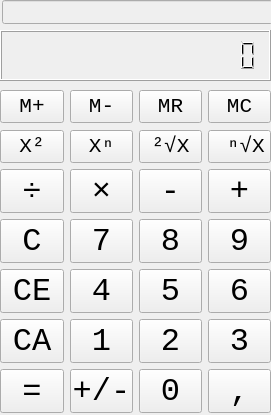
<?xml version="1.0" encoding="UTF-8"?>
<ui version="4.0">
 <class>MainWindow</class>
 <widget class="QMainWindow" name="MainWindow">
  <property name="geometry">
   <rect>
    <x>0</x>
    <y>0</y>
    <width>271</width>
    <height>415</height>
   </rect>
  </property>
  <property name="sizePolicy">
   <sizepolicy hsizetype="Fixed" vsizetype="Fixed">
    <horstretch>0</horstretch>
    <verstretch>0</verstretch>
   </sizepolicy>
  </property>
  <property name="minimumSize">
   <size>
    <width>271</width>
    <height>415</height>
   </size>
  </property>
  <property name="maximumSize">
   <size>
    <width>271</width>
    <height>415</height>
   </size>
  </property>
  <property name="contextMenuPolicy">
   <enum>Qt::NoContextMenu</enum>
  </property>
  <property name="acceptDrops">
   <bool>false</bool>
  </property>
  <property name="windowTitle">
   <string>Calculator</string>
  </property>
  <property name="locale">
   <locale language="English" country="UnitedStates"/>
  </property>
  <widget class="QWidget" name="centralwidget">
   <widget class="QWidget" name="gridLayoutWidget">
    <property name="geometry">
     <rect>
      <x>0</x>
      <y>130</y>
      <width>271</width>
      <height>283</height>
     </rect>
    </property>
    <layout class="QGridLayout" name="gridLayout_default">
     <property name="spacing">
      <number>6</number>
     </property>
     <item row="3" column="1">
      <widget class="QPushButton" name="button_7">
       <property name="sizePolicy">
        <sizepolicy hsizetype="Fixed" vsizetype="Fixed">
         <horstretch>0</horstretch>
         <verstretch>0</verstretch>
        </sizepolicy>
       </property>
       <property name="font">
        <font>
         <family>Courier New</family>
         <pointsize>24</pointsize>
        </font>
       </property>
       <property name="text">
        <string>7</string>
       </property>
      </widget>
     </item>
     <item row="5" column="2">
      <widget class="QPushButton" name="button_2">
       <property name="sizePolicy">
        <sizepolicy hsizetype="Fixed" vsizetype="Fixed">
         <horstretch>0</horstretch>
         <verstretch>0</verstretch>
        </sizepolicy>
       </property>
       <property name="font">
        <font>
         <family>Courier New</family>
         <pointsize>24</pointsize>
        </font>
       </property>
       <property name="text">
        <string>2</string>
       </property>
      </widget>
     </item>
     <item row="5" column="3">
      <widget class="QPushButton" name="button_3">
       <property name="sizePolicy">
        <sizepolicy hsizetype="Fixed" vsizetype="Fixed">
         <horstretch>0</horstretch>
         <verstretch>0</verstretch>
        </sizepolicy>
       </property>
       <property name="font">
        <font>
         <family>Courier New</family>
         <pointsize>24</pointsize>
        </font>
       </property>
       <property name="text">
        <string>3</string>
       </property>
      </widget>
     </item>
     <item row="2" column="3">
      <widget class="QPushButton" name="button_plus">
       <property name="sizePolicy">
        <sizepolicy hsizetype="Fixed" vsizetype="Fixed">
         <horstretch>0</horstretch>
         <verstretch>0</verstretch>
        </sizepolicy>
       </property>
       <property name="font">
        <font>
         <family>Courier New</family>
         <pointsize>24</pointsize>
        </font>
       </property>
       <property name="text">
        <string>+</string>
       </property>
      </widget>
     </item>
     <item row="2" column="0">
      <widget class="QPushButton" name="button_devide">
       <property name="sizePolicy">
        <sizepolicy hsizetype="Fixed" vsizetype="Fixed">
         <horstretch>0</horstretch>
         <verstretch>0</verstretch>
        </sizepolicy>
       </property>
       <property name="font">
        <font>
         <family>Courier New</family>
         <pointsize>24</pointsize>
        </font>
       </property>
       <property name="text">
        <string>÷</string>
       </property>
      </widget>
     </item>
     <item row="7" column="0">
      <widget class="QPushButton" name="button_enter">
       <property name="sizePolicy">
        <sizepolicy hsizetype="Fixed" vsizetype="Fixed">
         <horstretch>0</horstretch>
         <verstretch>0</verstretch>
        </sizepolicy>
       </property>
       <property name="font">
        <font>
         <family>Courier New</family>
         <pointsize>24</pointsize>
        </font>
       </property>
       <property name="text">
        <string>=</string>
       </property>
      </widget>
     </item>
     <item row="2" column="2">
      <widget class="QPushButton" name="button_minus">
       <property name="sizePolicy">
        <sizepolicy hsizetype="Fixed" vsizetype="Fixed">
         <horstretch>0</horstretch>
         <verstretch>0</verstretch>
        </sizepolicy>
       </property>
       <property name="font">
        <font>
         <family>Courier New</family>
         <pointsize>24</pointsize>
        </font>
       </property>
       <property name="text">
        <string>-</string>
       </property>
      </widget>
     </item>
     <item row="4" column="0">
      <widget class="QPushButton" name="button_clear_element">
       <property name="sizePolicy">
        <sizepolicy hsizetype="Fixed" vsizetype="Fixed">
         <horstretch>0</horstretch>
         <verstretch>0</verstretch>
        </sizepolicy>
       </property>
       <property name="font">
        <font>
         <family>Courier New</family>
         <pointsize>24</pointsize>
        </font>
       </property>
       <property name="text">
        <string>CE</string>
       </property>
      </widget>
     </item>
     <item row="3" column="2">
      <widget class="QPushButton" name="button_8">
       <property name="sizePolicy">
        <sizepolicy hsizetype="Fixed" vsizetype="Fixed">
         <horstretch>0</horstretch>
         <verstretch>0</verstretch>
        </sizepolicy>
       </property>
       <property name="font">
        <font>
         <family>Courier New</family>
         <pointsize>24</pointsize>
        </font>
       </property>
       <property name="text">
        <string>8</string>
       </property>
      </widget>
     </item>
     <item row="5" column="0">
      <widget class="QPushButton" name="button_clear_all">
       <property name="sizePolicy">
        <sizepolicy hsizetype="Fixed" vsizetype="Fixed">
         <horstretch>0</horstretch>
         <verstretch>0</verstretch>
        </sizepolicy>
       </property>
       <property name="font">
        <font>
         <family>Courier New</family>
         <pointsize>24</pointsize>
        </font>
       </property>
       <property name="text">
        <string>CA</string>
       </property>
      </widget>
     </item>
     <item row="4" column="3">
      <widget class="QPushButton" name="button_6">
       <property name="sizePolicy">
        <sizepolicy hsizetype="Fixed" vsizetype="Fixed">
         <horstretch>0</horstretch>
         <verstretch>0</verstretch>
        </sizepolicy>
       </property>
       <property name="font">
        <font>
         <family>Courier New</family>
         <pointsize>24</pointsize>
        </font>
       </property>
       <property name="text">
        <string>6</string>
       </property>
      </widget>
     </item>
     <item row="3" column="0">
      <widget class="QPushButton" name="button_clear_last">
       <property name="sizePolicy">
        <sizepolicy hsizetype="Fixed" vsizetype="Fixed">
         <horstretch>0</horstretch>
         <verstretch>0</verstretch>
        </sizepolicy>
       </property>
       <property name="font">
        <font>
         <family>Courier New</family>
         <pointsize>24</pointsize>
        </font>
       </property>
       <property name="text">
        <string>C</string>
       </property>
      </widget>
     </item>
     <item row="7" column="3">
      <widget class="QPushButton" name="button_dot">
       <property name="sizePolicy">
        <sizepolicy hsizetype="Fixed" vsizetype="Fixed">
         <horstretch>0</horstretch>
         <verstretch>0</verstretch>
        </sizepolicy>
       </property>
       <property name="font">
        <font>
         <family>Courier New</family>
         <pointsize>24</pointsize>
        </font>
       </property>
       <property name="text">
        <string>,</string>
       </property>
      </widget>
     </item>
     <item row="4" column="2">
      <widget class="QPushButton" name="button_5">
       <property name="sizePolicy">
        <sizepolicy hsizetype="Fixed" vsizetype="Fixed">
         <horstretch>0</horstretch>
         <verstretch>0</verstretch>
        </sizepolicy>
       </property>
       <property name="font">
        <font>
         <family>Courier New</family>
         <pointsize>24</pointsize>
        </font>
       </property>
       <property name="text">
        <string>5</string>
       </property>
      </widget>
     </item>
     <item row="4" column="1">
      <widget class="QPushButton" name="button_4">
       <property name="sizePolicy">
        <sizepolicy hsizetype="Fixed" vsizetype="Fixed">
         <horstretch>0</horstretch>
         <verstretch>0</verstretch>
        </sizepolicy>
       </property>
       <property name="font">
        <font>
         <family>Courier New</family>
         <pointsize>24</pointsize>
        </font>
       </property>
       <property name="text">
        <string>4</string>
       </property>
      </widget>
     </item>
     <item row="3" column="3">
      <widget class="QPushButton" name="button_9">
       <property name="sizePolicy">
        <sizepolicy hsizetype="Fixed" vsizetype="Fixed">
         <horstretch>0</horstretch>
         <verstretch>0</verstretch>
        </sizepolicy>
       </property>
       <property name="font">
        <font>
         <family>Courier New</family>
         <pointsize>24</pointsize>
        </font>
       </property>
       <property name="text">
        <string>9</string>
       </property>
      </widget>
     </item>
     <item row="7" column="2">
      <widget class="QPushButton" name="button_0">
       <property name="sizePolicy">
        <sizepolicy hsizetype="Fixed" vsizetype="Fixed">
         <horstretch>0</horstretch>
         <verstretch>0</verstretch>
        </sizepolicy>
       </property>
       <property name="font">
        <font>
         <family>Courier New</family>
         <pointsize>24</pointsize>
        </font>
       </property>
       <property name="text">
        <string>0</string>
       </property>
      </widget>
     </item>
     <item row="5" column="1">
      <widget class="QPushButton" name="button_1">
       <property name="sizePolicy">
        <sizepolicy hsizetype="Fixed" vsizetype="Fixed">
         <horstretch>0</horstretch>
         <verstretch>0</verstretch>
        </sizepolicy>
       </property>
       <property name="font">
        <font>
         <family>Courier New</family>
         <pointsize>24</pointsize>
        </font>
       </property>
       <property name="text">
        <string>1</string>
       </property>
      </widget>
     </item>
     <item row="2" column="1">
      <widget class="QPushButton" name="button_multipy">
       <property name="sizePolicy">
        <sizepolicy hsizetype="Fixed" vsizetype="Fixed">
         <horstretch>0</horstretch>
         <verstretch>0</verstretch>
        </sizepolicy>
       </property>
       <property name="font">
        <font>
         <family>Courier New</family>
         <pointsize>24</pointsize>
        </font>
       </property>
       <property name="text">
        <string>×</string>
       </property>
      </widget>
     </item>
     <item row="7" column="1">
      <widget class="QPushButton" name="button_plus_and_minus">
       <property name="sizePolicy">
        <sizepolicy hsizetype="Fixed" vsizetype="Fixed">
         <horstretch>0</horstretch>
         <verstretch>0</verstretch>
        </sizepolicy>
       </property>
       <property name="font">
        <font>
         <family>Courier New</family>
         <pointsize>24</pointsize>
        </font>
       </property>
       <property name="text">
        <string>+/-</string>
       </property>
      </widget>
     </item>
     <item row="0" column="0">
      <widget class="QPushButton" name="button_x_x_x">
       <property name="sizePolicy">
        <sizepolicy hsizetype="Fixed" vsizetype="Fixed">
         <horstretch>0</horstretch>
         <verstretch>0</verstretch>
        </sizepolicy>
       </property>
       <property name="font">
        <font>
         <family>Courier New</family>
         <pointsize>16</pointsize>
        </font>
       </property>
       <property name="text">
        <string>X²</string>
       </property>
      </widget>
     </item>
     <item row="0" column="1">
      <widget class="QPushButton" name="button_pow_n">
       <property name="sizePolicy">
        <sizepolicy hsizetype="Fixed" vsizetype="Fixed">
         <horstretch>0</horstretch>
         <verstretch>0</verstretch>
        </sizepolicy>
       </property>
       <property name="font">
        <font>
         <family>Courier New</family>
         <pointsize>16</pointsize>
        </font>
       </property>
       <property name="text">
        <string>Xⁿ</string>
       </property>
      </widget>
     </item>
     <item row="0" column="2">
      <widget class="QPushButton" name="button_sqrt">
       <property name="sizePolicy">
        <sizepolicy hsizetype="Fixed" vsizetype="Fixed">
         <horstretch>0</horstretch>
         <verstretch>0</verstretch>
        </sizepolicy>
       </property>
       <property name="font">
        <font>
         <family>Courier New</family>
         <pointsize>16</pointsize>
        </font>
       </property>
       <property name="text">
        <string>²√X</string>
       </property>
      </widget>
     </item>
     <item row="0" column="3">
      <widget class="QPushButton" name="button_sqrt_advanced">
       <property name="sizePolicy">
        <sizepolicy hsizetype="Fixed" vsizetype="Fixed">
         <horstretch>0</horstretch>
         <verstretch>0</verstretch>
        </sizepolicy>
       </property>
       <property name="font">
        <font>
         <family>Courier New</family>
         <pointsize>16</pointsize>
        </font>
       </property>
       <property name="text">
        <string> ⁿ√X</string>
       </property>
      </widget>
     </item>
    </layout>
   </widget>
   <widget class="QLCDNumber" name="LCD_answer">
    <property name="geometry">
     <rect>
      <x>0</x>
      <y>30</y>
      <width>271</width>
      <height>51</height>
     </rect>
    </property>
    <property name="smallDecimalPoint">
     <bool>false</bool>
    </property>
    <property name="digitCount">
     <number>16</number>
    </property>
    <property name="value" stdset="0">
     <double>0.000000000000000</double>
    </property>
   </widget>
   <widget class="QWidget" name="gridLayoutWidget_2">
    <property name="geometry">
     <rect>
      <x>0</x>
      <y>90</y>
      <width>271</width>
      <height>33</height>
     </rect>
    </property>
    <layout class="QGridLayout" name="gridLayout_m_buttons">
     <item row="0" column="3">
      <widget class="QPushButton" name="button_mem_delete">
       <property name="sizePolicy">
        <sizepolicy hsizetype="Fixed" vsizetype="Fixed">
         <horstretch>0</horstretch>
         <verstretch>0</verstretch>
        </sizepolicy>
       </property>
       <property name="font">
        <font>
         <family>Courier New</family>
         <pointsize>16</pointsize>
        </font>
       </property>
       <property name="text">
        <string>MC</string>
       </property>
      </widget>
     </item>
     <item row="0" column="1">
      <widget class="QPushButton" name="button_mem_minus">
       <property name="sizePolicy">
        <sizepolicy hsizetype="Fixed" vsizetype="Fixed">
         <horstretch>0</horstretch>
         <verstretch>0</verstretch>
        </sizepolicy>
       </property>
       <property name="font">
        <font>
         <family>Courier New</family>
         <pointsize>16</pointsize>
        </font>
       </property>
       <property name="text">
        <string>M-</string>
       </property>
      </widget>
     </item>
     <item row="0" column="2">
      <widget class="QPushButton" name="button_mem_append">
       <property name="sizePolicy">
        <sizepolicy hsizetype="Fixed" vsizetype="Fixed">
         <horstretch>0</horstretch>
         <verstretch>0</verstretch>
        </sizepolicy>
       </property>
       <property name="font">
        <font>
         <family>Courier New</family>
         <pointsize>16</pointsize>
        </font>
       </property>
       <property name="text">
        <string>MR</string>
       </property>
      </widget>
     </item>
     <item row="0" column="0">
      <widget class="QPushButton" name="button_mem_plus">
       <property name="sizePolicy">
        <sizepolicy hsizetype="Fixed" vsizetype="Fixed">
         <horstretch>0</horstretch>
         <verstretch>0</verstretch>
        </sizepolicy>
       </property>
       <property name="font">
        <font>
         <family>Courier New</family>
         <pointsize>16</pointsize>
        </font>
       </property>
       <property name="text">
        <string>M+</string>
       </property>
      </widget>
     </item>
    </layout>
   </widget>
   <widget class="QLineEdit" name="history">
    <property name="enabled">
     <bool>false</bool>
    </property>
    <property name="geometry">
     <rect>
      <x>2</x>
      <y>0</y>
      <width>271</width>
      <height>24</height>
     </rect>
    </property>
    <property name="layoutDirection">
     <enum>Qt::LeftToRight</enum>
    </property>
    <property name="text">
     <string/>
    </property>
    <property name="alignment">
     <set>Qt::AlignRight|Qt::AlignTrailing|Qt::AlignVCenter</set>
    </property>
   </widget>
  </widget>
  <action name="actionSettings">
   <property name="text">
    <string>Settings</string>
   </property>
  </action>
  <action name="actionSimple">
   <property name="text">
    <string>Simple</string>
   </property>
  </action>
  <action name="actionAdvanced">
   <property name="text">
    <string>Advanced</string>
   </property>
  </action>
  <action name="actionGraphics">
   <property name="text">
    <string>Graphics</string>
   </property>
  </action>
 </widget>
 <resources/>
 <connections/>
</ui>
